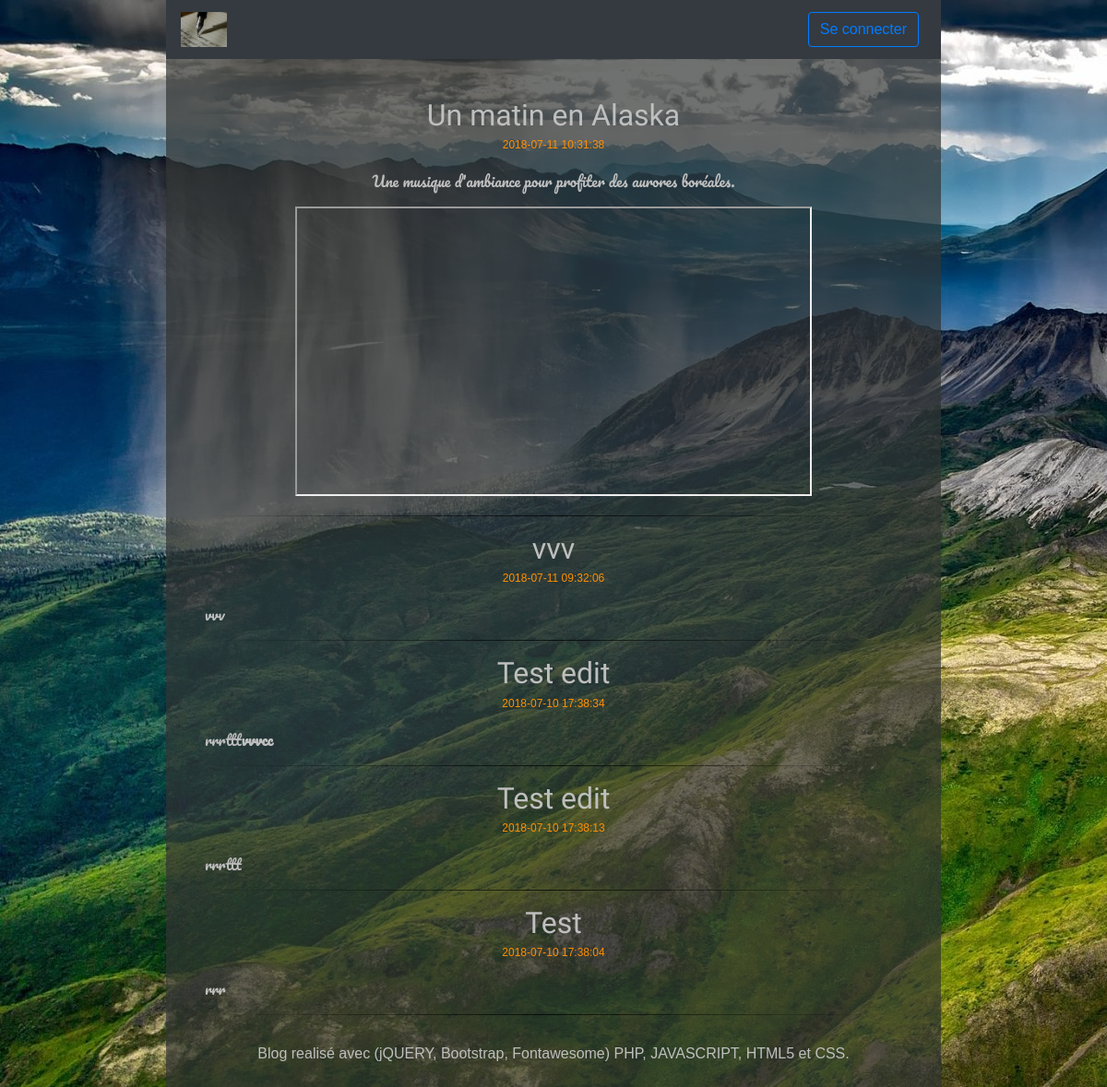
The page / on the database its author committed.
### tables this page shows
CREATE TABLE `t_post` (
  `BIL_ID` int(11) NOT NULL,
  `BIL_DATE` datetime NOT NULL,
  `BIL_TITLE` varchar(100) NOT NULL,
  `BIL_CONTENT` longtext NOT NULL
);

### Controller/ControllerHome.php (called while the page is built, shortened)
<?php
class ControllerHome {
    private $postManager;
    public function __construct() {
        $this->postManager = new PostManager();
    }
    public function home() {
        $posts = $this->postManager->getPosts();
        $view = new View("Home");
        $view->generate(array('posts' => $posts));
    }
}

### Autoloader.php (called while the page is built, shortened)
<?php
class Autoloader {
    public static function autoload($class){
        $directory = array( 'model/', 'controller/', 'view/');
        foreach ($directory as $current_dir) {
            $file = $current_dir . $class .'.php';
        }
    }
}

### Model/PostManager.php (called while the page is built, shortened)
<?php
class PostManager extends Model {
    public function getPosts() {
        $posts = [];
        $sql = 'SELECT BIL_ID as id, BIL_DATE as date, BIL_TITLE as title, BIL_CONTENT as content '
             . 'FROM T_POST '
             . 'ORDER BY BIL_ID DESC LIMIT 0,5';
        $req = $this->executeRequest($sql);
        while ($data = $req->fetch(PDO::FETCH_ASSOC)) {
            $posts[] = new Post($data);
        }
        return $posts;
    }
}

### Model/Model.php (called while the page is built, shortened)
<?php
abstract class Model {
    private $_db;
    protected function executeRequest($sql, $params = null) {
        if ($params == null) {
            $result = $this->getDb()->query($sql);
        }
        else {
            $result = $this->getDb()->prepare($sql);
            $result->execute($params);
        }
        return $result;
    }
    private function getDb() {
        if ($this->_db == null) {
            $this->_db = new PDO('mysql:host=localhost;dbname=jean_forteroche_blog;charset=utf8', 'root', '', array(PDO::ATTR_ERRMODE => PDO::ERRMODE_EXCEPTION));
        }
        return $this->_db;
    }
}

### index.php (called while the page is built, shortened)
<?php
require_once 'Autoloader.php';
$router = new Router();
$router->routeRequest();

### Model/Post.php (called while the page is built, shortened)
<?php
class Post {
    private $_idPost;
    private $_date;
    private $_title;
    private $_content;
    public function hydrate($data) {
        foreach ($data as $key => $value){
            $method = 'set' . ucfirst($key);
        }
    }
    public function getIdPost() {
        return $this->_idPost;
    }
    public function getDate() {
        return $this->_date;
    }
    public function getTitle() {
        return $this->_title;
    }
    public function getContent() {
        return $this->_content;
    }
    public function setId($id) {
        $ID = (int) $id;
        if($ID > 0){
            $this->_idPost = $ID;
        }
    }
    public function setDate($date = '') {
        if(is_string($date)) {
            $format = 'Y-m-d H:i:s';
            $datecheck = DateTime::createFromFormat($format, $date);
            if($datecheck){
                $datecheck = $datecheck->format($format);
                if($datecheck == $date){
                        $this->_date = $date;
                }
            } else {
                $this->_date = date("Y-m-d H:i:s");
            }
        }
    }
    public function setTitle($title) {
        if(is_string($title)){
            if((strlen(utf8_decode($title))) >= 1 && (strlen(utf8_decode($title))) < 100){
                $this->_title = $title;
            }
        }
    }
    public function setContent($content) {
        if(is_string($content)){
            if((strlen(utf8_decode($content))) > 1){
                $this->_content = $content;
            }
        }
    }
}

### View/Frontend/viewHome.php (the view)
<?php $this->title = "Jean Forteroche"; ?>
<?php foreach ($posts as $post): ?>
    <article>
        <header>
            <a href="<?= "index.php?action=getPost&id=" . $post->getIdPost(); ?>">
                <h2 class="titlePost"><?= $post->getTitle(); ?></h2>
            </a>
            <time><?= $post->getDate(); ?></time>
        </header>
        <p><?= $post->getContent(); ?></p>
    </article>
    <hr />
<?php endforeach; ?>

### View/template.php (shortened to what this page needs)
<!doctype html>
<html lang="en">
    <head>
        <link rel="stylesheet" href="https://use.fontawesome.com/releases/v5.0.13/css/all.css">
        <link rel="stylesheet" href="https://stackpath.bootstrapcdn.com/bootstrap/4.1.1/css/bootstrap.min.css" />
        <link rel="stylesheet" href="Content/style.css" />
    </head>
    <body class="noscroll">
        <div id="global">
            <nav id="navigationMenu" class="navbar navbar-expand-sm bg-dark navbar-dark sticky-top" role="navigation">
                <a class="navbar-brand" href="index.php"><img src="Content/images/writepen.jpg" id="logo" alt="Billet simple pour l'Alaska"></a>
                <div class="collapse navbar-collapse" id="navbarToggler">
                    <ul class="navbar-nav" id="loginState">
                        <li class="nav-item">
                            <?php if(isset($_SESSION['session']['username'])){?> <a class="btn btn-outline-primary mr-2" href="index.php?action=logout">Se déconnecter</a> <?php } else {?> <button type="button" class="btn btn-outline-primary mr-2" data-toggle="modal" data-target="#modalLogin">Se connecter</button> <?php } ?>
                        </li>
                    </ul>
                </div>
            </nav>
            <div id="globalMargin">
                <div id="content">
                    <?= $content ?>
                </div>
                <footer id="footerBlog">
                    Blog realisé avec  (jQUERY, Bootstrap, Fontawesome) PHP, JAVASCRIPT, HTML5 et CSS.
                </footer>
            </div>
        </div>
    </body>
</html>

### Controller/Router.php (shortened to what this page needs)
<?php
class Router {
    private $ctrlHome;
    public function __construct() {
        $this->ctrlHome = new ControllerHome();
        $this->action = $this->getParameter($_GET, 'action');
        $this->accreditation = $this->getParameter($_SESSION['session'], 'accreditation');
    }
    public function routeRequest() {
        try {
            switch ($this->accreditation) {
                default:
                    switch ($this->action) {
                        case NULL:
                            $this->ctrlHome->home();
                            break;
                    }
                    break;
            }
        }
        catch (Exception $e) {
            $this->error($e->getMessage());
        }
    }
    private function getParameter($array, $name) {
        if (isset($array[$name])) {
            return $array[$name];
        }
        else
            return NULL;
    }
}

### View/View.php (shortened to what this page needs)
<?php
class View {
    private $file;
    private $title;
    public function __construct($action) {
        $directory = array('View/', 'View/Frontend/', 'View/Backend/');
        foreach ($directory as $current_dir) {
            $file = $current_dir . 'view' . $action .'.php';
            if(file_exists($file)){
                $this->file = $file;
                return;
            }
        }
    }
    public function generate($data = []) {
        $content = $this->generateFile($this->file, $data);
        $view = $this->generateFile('View/template.php', array('title' => $this->title, 'content' => $content));
        echo $view;
    }
    private function generateFile($file, $data) {
        if (file_exists($file)) {
            extract($data);
            require $file;
            return ob_get_clean();
        }
        else {
            throw new Exception("File '$file' not found");
        }
    }
}

### Content/style.css (style rules this page uses)
html, body { height: 100%; }
body { color: #bfbfbf; background-image: url('images/background-alaska.jpg'); background-repeat: no-repeat; background-attachment: fixed; font-family: 'Futura-Medium', 'Futura', 'Trebuchet MS', sans-serif; }
p { font-family: 'Pacifico', cursive; }
h1, h2, h3, h4, h5, h6 { font-family: 'Amatic SC', cursive; }
article header { text-align: center; }
article header a { color: inherit; }
hr { border: 0; height: 1px; background-image: linear-gradient(to right, rgba(0, 0, 0, 0), rgba(0, 0, 0, 0.75), rgba(0, 0, 0, 0)); }
#logo { width: 50px; }
.titlePost { margin-bottom : 0px; }
#global { min-height: 100%; background: rgba(51, 53, 52, 0.7); width: 70%; margin: auto; text-align: justify; }
#globalMargin { padding: 5%; }
#content { margin-bottom : 30px; }
#titleBlog, #footerBlog { text-align: center; }
time { font-size: 75%; color: #ff8f00; }
nav#navigationMenu { padding-right: 1em!important; margin-right: 0px!important; }

### rows shown on the page
t_post: BIL_TITLE "Un matin en Alaska", BIL_DATE "2018-07-11 10:31:38", BIL_CONTENT "Une musique d'ambiance pour profiter des aurores boréales."
t_post: BIL_TITLE "vvv", BIL_DATE "2018-07-11 09:32:06", BIL_CONTENT "vvv"
t_post: BIL_TITLE "Test edit", BIL_DATE "2018-07-10 17:38:34", BIL_CONTENT "rrrttt vvvcc"
t_post: BIL_TITLE "Test edit", BIL_DATE "2018-07-10 17:38:13", BIL_CONTENT "rrrttt"
t_post: BIL_TITLE "Test", BIL_DATE "2018-07-10 17:38:04", BIL_CONTENT "rrr"
